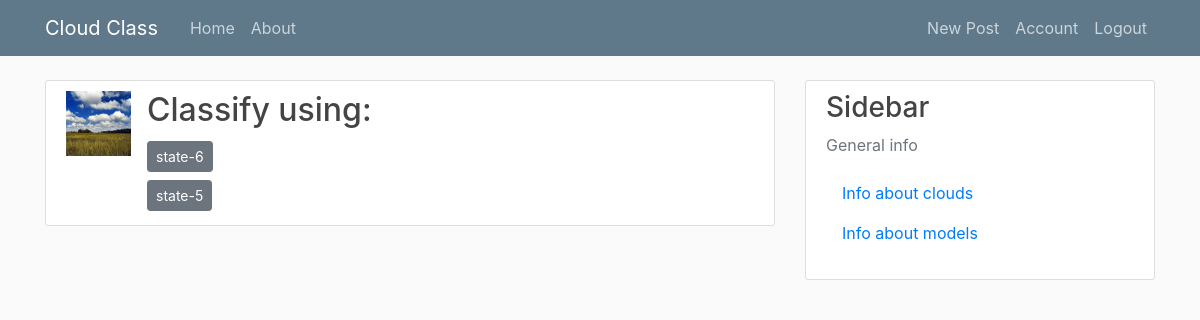
/post/1/set_classify (signed in), run on the app's committed database.
### cloud_app/models.py (models this page shows, shortened)
class Post(db.Model):
	id              = db.Column(db.Integer, primary_key = True)
	title           = db.Column(db.String(100), nullable = False)
	date_posted     = db.Column(db.DateTime, nullable = False, default = datetime.utcnow)
	content         = db.Column(db.Text, nullable = False)
	image_file      = db.Column(db.String(255), default = 'default.jpg')
	classifications = db.relationship('Classification', backref='subject', lazy = True)
	user_id     = db.Column(db.Integer, db.ForeignKey('user.id'), nullable = False)

class Network(db.Model):
	id              = db.Column(db.Integer, primary_key = True)
	name            = db.Column(db.String(255), default = 'None')
	weights_file    = db.Column(db.String(255), default = 'unknown')
	classifications = db.relationship('Classification', backref='model', lazy = True)

### cloud_app/classifications/routes.py (the view)
@classifications.route('/post/<int:post_id>/set_classify', methods = ['POST', 'GET'])
@login_required
def set_classify_post(post_id):
	post = Post.query.get_or_404(post_id)
	networks = Network.query.all()
	if post.author != current_user:
		abort(403)
	return render_template('set_classify.html', post = post, networks = networks)

### cloud_app/models.py (called while the page is built)
@login_manager.user_loader
def load_user(user_id):
	return User.query.get(int(user_id))

### cloud_app/templates/set_classify.html
{% extends "layout.html" %}
{% block content %}
    <article class="media content-section">
        <img class="img-fluid article-img" src="{{ url_for('static', filename = 'cloud_pics/' + post.image_file) }}">
        <div class="media-body">
            <h2 class="article-title"> Classify using:</h2>
            {% for network in networks %}
                <div>
                    <a class='btn btn-secondary btn-sm mt-1 mb-1' href= "{{ url_for('classifications.classify_post', post_id = post.id, network_id = network.id) }}"> {{ network.name }} </a>
                </div>
            {% endfor %}
        </div>
    </article>
{% endblock content %}

### cloud_app/static/main.css (style rules this page uses)
body { background: #fafafa; color: #333333; margin-top: 5rem; }
h1, h2, h3, h4, h5, h6 { color: #444444; }
.content-section { background: #ffffff; padding: 10px 20px; border: 1px solid #dddddd; border-radius: 3px; margin-bottom: 20px; }
.article-title { color: #444444; }
.article-img { height: 65px; width: 65px; margin-right: 16px; }

### data on the page
Post: image_file (picture)
Network: name "state-6"
Network: name "state-5"
